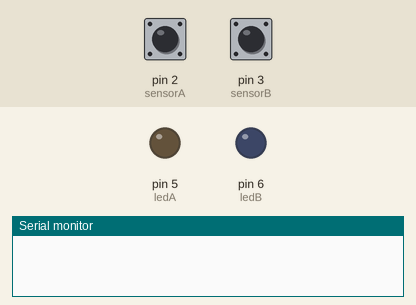
Recording of a sketch running on a simulated Arduino Uno, built with avr-gcc and run on an emulated ATmega328P. Parts: output pins drawn as LEDs (lit = HIGH), the last lines printed to the serial monitor. Inputs (shaded band) come from the test bench; at power-on: pin 2 (sensorA) HIGH, pin 3 (sensorB) HIGH.

Above: at 1.2 s.
1.3 s: pin 2 (sensorA) pulsed LOW 5 times (0.12 s each, 0.3 s apart)
At 3.5 s:
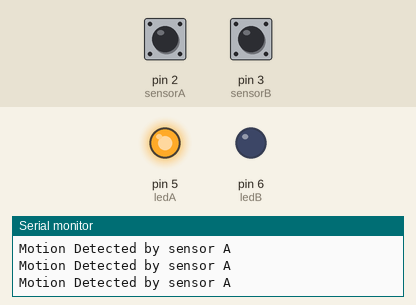
4.3 s: pin 3 (sensorB) pulsed LOW 2 times (0.12 s each, 0.3 s apart)
At 4.57 s:
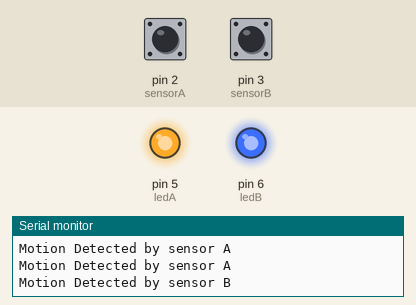
Timing chart, 0 to 7.3 s (numbered marks = the images above; inputs shaded):
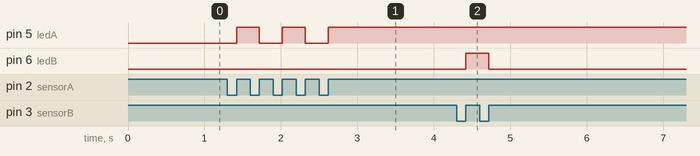

Measured:
- after the input at 1.3 s, pin 5 (ledA): alternates HIGH for 0.30 s and LOW for 0.30 s, 5 changes in all, then stays HIGH, starting after 0.12 s
- after the input at 4.3 s, pin 6 (ledB): LOW → HIGH after 0.12 s, → LOW 0.30 s later

The sketch:

TASK-1.3C.ino
```cpp
// C++ code
//
#define sensorA 2
#define sensorB 3

const byte ledA = 5;
uint8_t motionA = LOW;

const byte ledB = 6;
uint8_t motionB = LOW;


void setup()
{
  pinMode(sensorA, INPUT_PULLUP);
  pinMode(sensorB, INPUT_PULLUP);
  pinMode(ledA, OUTPUT);
  pinMode(ledB, OUTPUT);
  Serial.begin(9600);

  attachInterrupt(digitalPinToInterrupt(sensorA), motionDetectA, RISING);
  attachInterrupt(digitalPinToInterrupt(sensorB), motionDetectB, RISING);
}

void loop()
{

}

void motionDetectA()
{

  motionA = !motionA;

  digitalWrite(ledA, motionA);
  Serial.println("Motion Detected by sensor A");

}

void motionDetectB()
{

  motionB = !motionB;

  digitalWrite(ledB, motionB);
  Serial.println("Motion Detected by sensor B");

}
```
